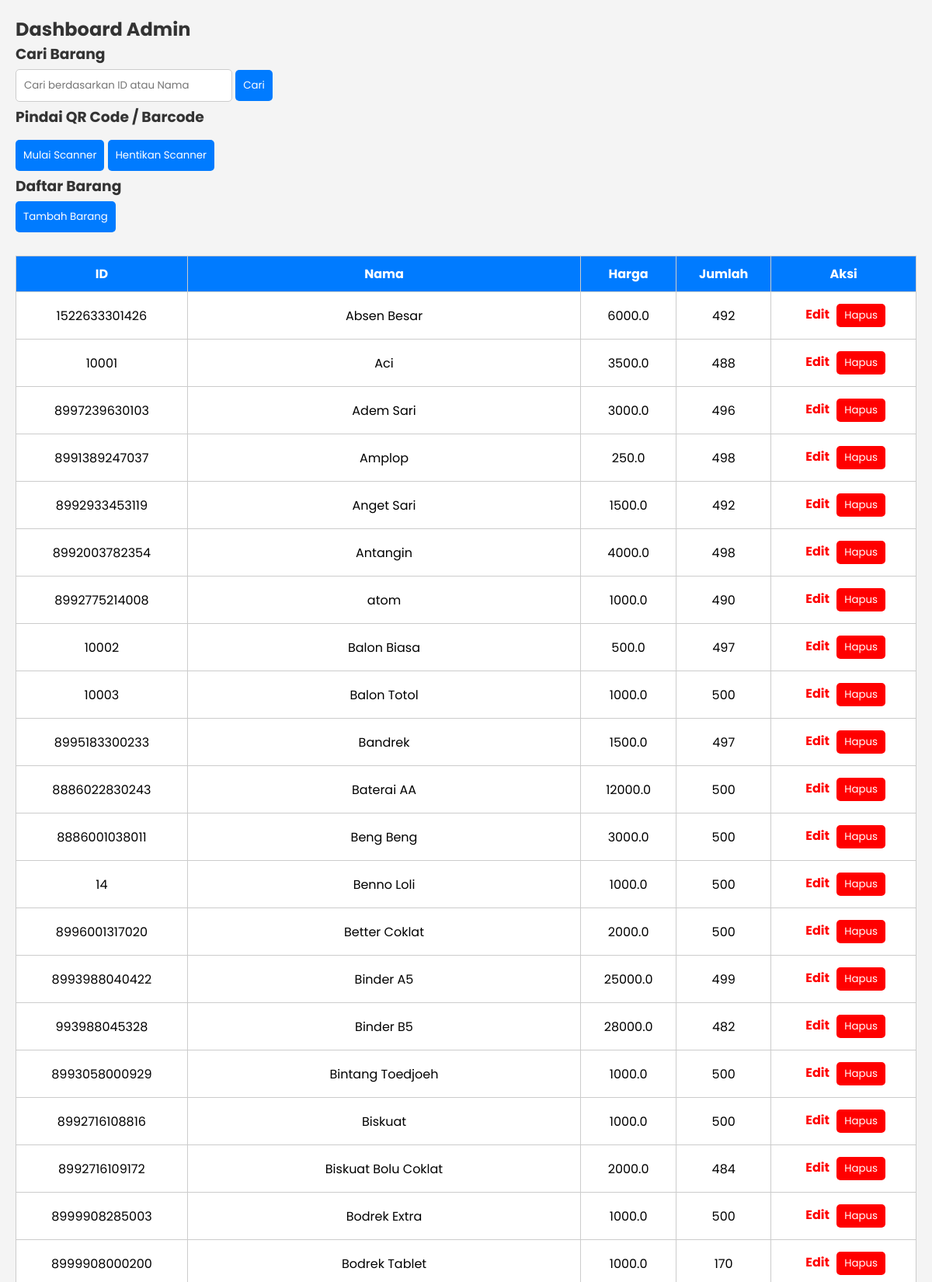
Page /admin (signed in, upper part) on the committed database.
### tables this page shows
CREATE TABLE barang (id TEXT PRIMARY KEY, nama TEXT NOT NULL, harga REAL NOT NULL, harga_beli REAL NULL, jumlah INTEGER NOT NULL);

### app.py (the view)
@app.route('/admin')
def admin_dashboard():
    if 'user_id' not in session or session['role'] != 'admin':
        return redirect(url_for('login'))
    conn = get_db_connection()
    barang_list = conn.execute('SELECT * FROM barang').fetchall()
    conn.close()
    return render_template('admin_dashboard.html', barang_list=barang_list)

### app.py (called while the page is built)
def get_db_connection():
    conn = sqlite3.connect('kasir.db')
    conn.row_factory = sqlite3.Row
    return conn

### templates/admin_dashboard.html (shortened to what this page needs)
<!DOCTYPE html>
<html lang="id">
<head>
</head>
<body>
    <h2>Dashboard Admin</h2>
    <h3>Cari Barang</h3>
    <input type="text" id="search" placeholder="Cari berdasarkan ID atau Nama">
    <button onclick="searchBarang()">Cari</button>
    <h3>Pindai QR Code / Barcode</h3>
    <button onclick="startScanner()">Mulai Scanner</button>
    <button onclick="stopScanner()">Hentikan Scanner</button>
    <h3>Daftar Barang</h3>
    <button onclick="window.location.href='/admin/add_barang'" style="margin-bottom: 10px;">Tambah Barang</button>
    <table>
        <thead>
            <tr>
                <th>ID</th>
                <th>Nama</th>
                <th>Harga</th>
                <th>Jumlah</th>
                <th>Aksi</th>
            </tr>
        </thead>
        <tbody id="barang-list">
            {% for barang in barang_list %}
            <tr>
                <td>{{ barang.id }}</td>
                <td>{{ barang.nama }}</td>
                <td>{{ barang.harga }}</td>
                <td>{{ barang.jumlah }}</td>
<td class="actions">
    <a href="/admin/edit_barang/{{ barang.id }}">Edit</a>
    <form action="/admin/delete_barang/{{ barang.id }}" method="POST" style="display: inline;"
          onsubmit="return confirm('Hapus barang ini?');">
        <button type="submit" style="background: red; color: white; border: none; padding: 5px 10px; cursor: pointer;">
            Hapus
        </button>
    </form>
</td>
            </tr>
            {% endfor %}
        </tbody>
    </table>
</body>
</html>

### templates/admin_dashboard.html (style rules this page uses)
* { margin: 0; padding: 0; box-sizing: border-box; font-family: 'Poppins', sans-serif; }
body { padding: 20px; background: #f4f4f4; }
h2, h3 { color: #333; }
input, button { padding: 10px; margin: 5px 0; border-radius: 5px; border: 1px solid #ccc; }
button { background: #007bff; color: white; border: none; cursor: pointer; transition: 0.3s; }
table { width: 100%; border-collapse: collapse; margin-top: 20px; background: white; }
th, td { padding: 10px; border: 1px solid #ccc; text-align: center; }
th { background: #007bff; color: white; }
.actions a { margin: 0 5px; text-decoration: none; color: red; font-weight: bold; }

### rows in the picture
barang: id "1522633301426", nama "Absen Besar", harga "6000.0", jumlah "492"
barang: id "10001", nama "Aci", harga "3500.0", jumlah "488"
barang: id "8997239630103", nama "Adem Sari", harga "3000.0", jumlah "496"
barang: id "8991389247037", nama "Amplop", harga "250.0", jumlah "498"
barang: id "8992933453119", nama "Anget Sari", harga "1500.0", jumlah "492"
barang: id "8992003782354", nama "Antangin", harga "4000.0", jumlah "498"
barang: id "8992775214008", nama "atom", harga "1000.0", jumlah "490"
barang: id "10002", nama "Balon Biasa", harga "500.0", jumlah "497"
barang: id "10003", nama "Balon Totol", harga "1000.0", jumlah "500"
barang: id "8995183300233", nama "Bandrek", harga "1500.0", jumlah "497"
barang: id "8886022830243", nama "Baterai AA", harga "12000.0", jumlah "500"
barang: id "8886001038011", nama "Beng Beng", harga "3000.0", jumlah "500"
barang: id "14", nama "Benno Loli", harga "1000.0", jumlah "500"
barang: id "8996001317020", nama "Better Coklat", harga "2000.0", jumlah "500"
barang: id "8993988040422", nama "Binder A5", harga "25000.0", jumlah "499"
barang: id "993988045328", nama "Binder B5", harga "28000.0", jumlah "482"
barang: id "8993058000929", nama "Bintang Toedjoeh", harga "1000.0", jumlah "500"
barang: id "8992716108816", nama "Biskuat", harga "1000.0", jumlah "500"
barang: id "8992716109172", nama "Biskuat Bolu Coklat", harga "2000.0", jumlah "484"
barang: id "8999908285003", nama "Bodrek Extra", harga "1000.0", jumlah "500"
barang: id "8999908000200", nama "Bodrek Tablet", harga "1000.0", jumlah "170"
